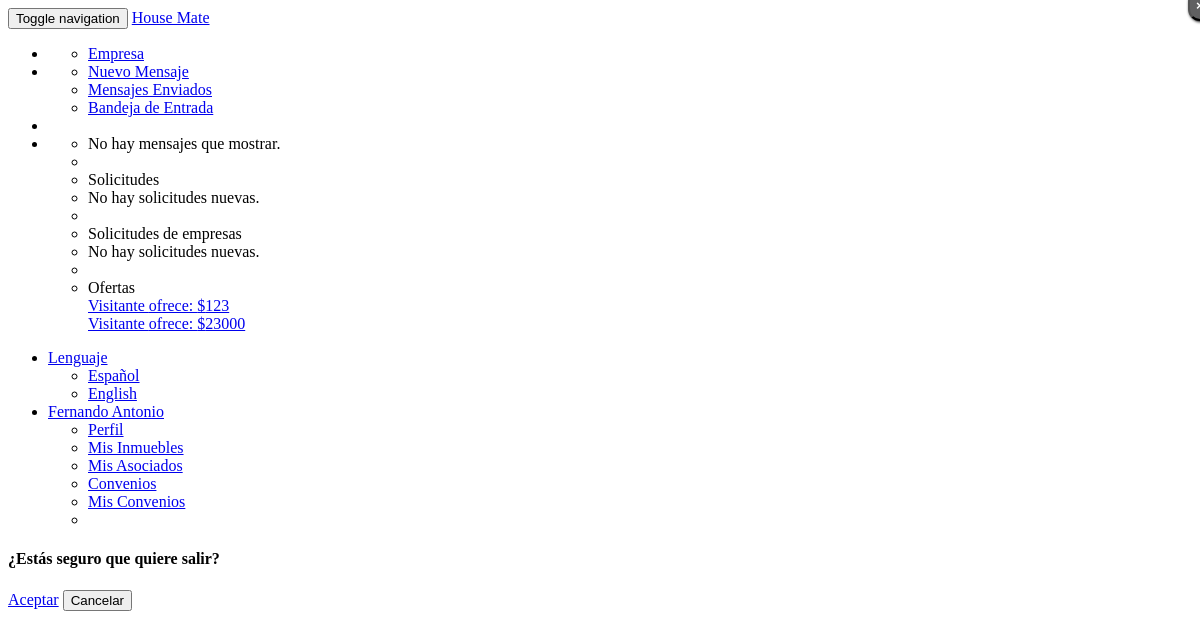
The app's page /HouseMate2_2/Header/barranav6.php (signed in) with its own data.
### tables this page shows
CREATE TABLE IF NOT EXISTS `tbusuario` (
  `idUsuario` varchar(5) NOT NULL DEFAULT '',
  `nombre` varchar(20) DEFAULT NULL,
  `apellido` varchar(20) DEFAULT NULL,
  `fechanac` date NOT NULL,
  `correo` varchar(50) DEFAULT NULL,
  `usuario` varchar(20) DEFAULT NULL,
  `contra` varchar(20) DEFAULT NULL,
  `tipo` int(1) DEFAULT NULL,
  `image` varchar(50) DEFAULT NULL
);

CREATE TABLE IF NOT EXISTS `convenio` (
  `idconvenio` varchar(5) NOT NULL,
  `idinmueble` varchar(5) NOT NULL,
  `idusuario` varchar(5) NOT NULL,
  `oferta` varchar(6) NOT NULL,
  `aprovado1` char(1) NOT NULL,
  `aprovado2` char(1) NOT NULL,
  `fecha_aprobacion` date NOT NULL,
  `fecha_final` date NOT NULL,
  `adelanto` varchar(5) NOT NULL
);

### HouseMate2_2/Call/Lenguaje/Idiomas/langes.php (called while the page is built, shortened)
<?php
$lang = array();
$lang['peritada'] = "Peritada";
$lang['denor'] = "Resultado :";
$lang['Constr'] ="Construcción";
$lang['lot'] = "Terreno";
$lang['lotvalue'] = "Valor de terreno";
$lang['builvalue'] = "Valor construcción";
$lang['VU'] = "Valor unitario";
$lang['FE'] = "Estado de conservación";
$lang['FD'] = "Factor depreciación";
$lang['VNR'] = "Valor neto";
$lang['VNR'] = "Valor neto nuevo";
$lang['FFU'] = "Factor funcionalidad";
$lang['VUR'] = "Vida útil remanente";
$lang['ValuoR'] = "Valuar inmueble";
$lang['Valuo'] = "Valuar";
$lang['agev'] = "Vida útil";
$lang['ages'] = "Age";
$lang['age'] = "Edad de construcción";
$lang['NoTa'] = "Tags normales";
$lang['NoTa2'] = "Tags extras";
$lang['are'] = "Área";
$lang['area1'] = "Área de terreno";
$lang['area2'] = "Área construcción";
$lang['esta1'] = "Nuevo";
$lang['esta2'] = "Bueno";
$lang['esta3'] = "Medio";
$lang['esta4'] = "Regular";
$lang['esta5'] = "Reparaciones sencillas";
$lang['esta6'] = "Reparaciones medias";
$lang['esta7'] = "Reparaciones importantes";
$lang['esta8'] = "Reparaciones cruciales";
$lang['esta9'] = "En desecho";
$lang['esta10'] = "Inrreversible";
$lang['ME'] = "Modifciar empresa";
$lang['Titulo'] = "Título";
$lang['TY'] = "No puedes repetir un título";
$lang['Request'] = "Solicitar";
$lang['Start'] = "Inicio";
$lang['Anuncios'] = "Anuncio";
$lang['UpgradeM'] = "Mejorar";
$lang['accept'] = "Aceptar";
$lang['No'] = "Rechazar";
$lang['mensaje'] = "Mensaje";
$lang['YTE'] = "Ya tiene una empresa";
$lang['TE'] = "Tiene una empresa";
$lang['Need'] = "No tengo cuenta";
$lang['Page_title'] = 'House Mate';
$lang['Cuenta'] = 'Registrarse';
$lang['Acerca'] = 'Acerca de';
$lang['Config'] = 'Configuración';
$lang['Informacion'] = 'Información';
$lang['Solicitud'] = "Solicitud";
$lang['Status'] = "Estado";
$lang['aprovado'] = "Aprovado";
$lang['naprovado'] = "No aprovado";
$lang['compose'] = "Enviar";
$lang['nocuentaop'] = "Para poder acceder a estas funciones debes mejorar tu cuenta";
$lang['Aqui'] = "Aqui!!";
$lang['new-empresa'] = " esta interesado en ti";
?>

### HouseMate2_2/Header/barranav6.php (the view, shortened to what this page needs)
<link href='css/intro.css' rel='stylesheet'/>
<form method="post" >
<nav class="navbar navbar-default navbar-fixed-top">
  <div class="container-fluid">
    <div class="navbar-header">
      <button type="button" class="navbar-toggle collapsed" data-toggle="collapse" data-target="#bs-example-navbar-collapse-1">
        <span class="sr-only">Toggle navigation</span>
      </button>
      <a class="navbar-brand" href="visitantehomepage.php">House Mate</a>
    </div>
    <?php
	include "Call/Lenguaje/lenguaje.php";
          ?>
    <div class="collapse navbar-collapse" id="bs-example-navbar-collapse-1">
      <ul class="nav navbar-nav">
        <li class="dropdown">
			<ul class="dropdown-menu" role="menu">
				<li><a href="Empresa.php"><span class="glyphicon glyphicon-briefcase" aria-hidden="true"></span><?php echo($lang['Empresa']);?></a></li>
			</ul>
        </li>
        <li class="dropdown">
            <ul class="dropdown-menu" role="menu">
              <li><a href="enviar_msj.php"><span class="glyphicon glyphicon-send" aria-hidden="true"></span> <?php echo($lang['msj-nuevo']);?></a></li>
      				<li><a href="enviados.php"><span class="glyphicon glyphicon-chevron-up" aria-hidden="true"></span><?php echo("  ".$lang['msjs-enviados']);?></a></li>
      				<li><a href="recibidos.php"><span class="glyphicon glyphicon-hdd" aria-hidden="true"></span><?php echo("  ".$lang['inbox']);?></a></li>
      			</ul>
        </li>
        <li><a href="quick.php"><span class="glyphicon glyphicon-search" aria-hidden="true"></span></a></li>
        <li class="dropdown">
        <ul class="dropdown-menu" role="menu">
            <?php
                $usuario = $_SESSION['id'];
                $consulta3 = mysql_query("SELECT count(*) as 'mensajes_sin_leer' FROM `mensaje` WHERE destinatario = '$usuario' and estado = '1' and estado2 = '1'");
                    while($row3 = mysql_fetch_array($consulta3)){
            ?>
            <li>
                <?php
                    if($row3['mensajes_sin_leer'] > 0){
                        echo "<a href='recibidos.php' class='btn btn-danger'><span class='badge'>".$row3['mensajes_sin_leer']. "</span>".$lang['msjs']."</a> ";
                    }
                    else{
                        echo "<a>".$lang['no-msjs']."</a>";
                    }
                }
                ?>
            </li>
            <li class="divider"></li>
            <li><span class='glyphicon glyphicon-user'></span><?php echo $lang['solici'];?></li>
            <?php
                $consulta4 = mysql_query("SELECT * FROM asociados WHERE socio2 = '$usuario' and solicitud = '1'");
      if(mysql_num_rows($consulta4) == 0){
                        echo "<li ><a>".$lang['no-mates']."</a></li>";
                }
            ?>
    <li class="divider"></li>
    <li><span class='glyphicon glyphicon-briefcase'></span><?php echo $lang['res-empresa'];?></li>
    <?php
      $foundyou = mysql_query("Select idusuario FROM usuario Where TempId = $usuario");
      while ($row = mysql_fetch_array($foundyou))
      {$idusuario = $row['idusuario'];}
                $consulta6 = mysql_query("SELECT * FROM empresasolicitud WHERE idusuario = '$idusuario' and aprovado2 = '0' and aprovado = '1'");
       if(mysql_num_rows($consulta6) == 0){
                        echo "<li ><a>".$lang['no-mates']."</a></li>";
                }
            ?>
            <li class="divider"></li>
            <li><span class='glyphicon glyphicon-shopping-cart'></span><?php echo $lang['mis-ofertas'];?></li>
            <?php
                $soli1 = mysql_query("SELECT * FROM usuario WHERE TempId = $usuario");
                while($vrow = mysql_fetch_array($soli1)){
                    $Usuario = $vrow['IdUsuario'];
                    $inmueble_con = mysql_query("SELECT * from inmueble WHERE Dueno = '$Usuario'");
                    while($urow = mysql_fetch_array($inmueble_con)){
                        $idinmueble = $urow['IdInmueble'];
                        $convenio_con = mysql_query("SELECT * FROM convenio WHERE aprovado2 != '1' and idinmueble ='$idinmueble'");
                        while($drow = mysql_fetch_array($convenio_con)){
                            $ofertor_con = mysql_query("SELECT * FROM tbusuario WHERE IdUsuario ='".$drow['idusuario']."'");
                            while($orow = mysql_fetch_array($ofertor_con)){
                                echo "<a href='mis_convenios.php'>".$orow['usuario'].$lang['ofrecen']."$".$drow['oferta']."</a><br>";
                            }
                        }
                    }
                }
            ?>
        </ul>
        </li>
      </ul>
      <ul class="nav navbar-nav navbar-right">
          <li class="dropdown">
            <a href="#" class="dropdown-toggle" data-toggle="dropdown" role="button" aria-expanded="false"><?php echo($lang['Idioma']);?><span class="caret"></span></a>
            <ul class="dropdown-menu" role="menu">
                <li><a href="<?php require ("urllen/lenstat.php")?>?lang=es">Espa&ntilde;ol</a></li>
                <li><a href="<?php require ("urllen/lenstat.php")?>?lang=en">English</a></li>
            </ul>
        </li>
          <li class="dropdown">
                <a href="#" class="dropdown-toggle" data-toggle="dropdown" role="button" aria-expanded="false"><?php include ('namae.php') ?> </a>
                <ul class="dropdown-menu" role="menu">
                    <li><a href="perfil_admin.php"><?php echo($lang['Perfil']);?></a></li>
					<li><a href='mis_inmuebles.php?Dueno=<?php echo $usuario; ?>'><?php echo($lang['mis-inmuebles']);?></a></li>
					<li><a href="mis_asociados.php?socio1=<?php echo $usuario; ?>"><?php echo($lang['mis-socios']);?></a></li>
                    <li><a href='convenios.php?idusuario=<?php echo $usuario; ?>'><?php echo($lang['convenio']);?></a></li>
                    <li><a href='mis_convenios.php?idusuario=<?php echo $usuario; ?>'><?php echo($lang['mis-convenios']);?></a></li>
					<li><a type="button" class="btn-danger blanco-letra" data-toggle="modal" data-target="#myModal"><span class='glyphicon glyphicon-off danger'></span><?php echo($lang['Cerrar-Sesion']);?></a></li>
                </ul>
          </li>
      </ul>
    </div>
  </div>
</nav>
<div id="myModal" class="modal fade darkness">
  <div class='modal-dialog smmodal'>
    <div class='modal-content'>
      <div class='panel-footer'>
        <button type="button" class="close" data-dismiss="modal" aria-hidden="true">×</button>
        <h4 class="modal-title"><?php echo $lang['yousure']; ?></h4>
      </div>
      <div class="modal-body">
        <div class="row">
				<a id="white" href="Call/Funciones/Destroy.php" class="btn btn-primary"><?php echo($lang['Salir']); ?></a>
				<button type="button" class="btn btn-default" data-dismiss="modal"><?php echo($lang['Aceptar']); ?></button>
				</div>
        </div>
      </div>
    </div>
  </div>
</form>

### HouseMate2_2/css/intro.css (style rules this page uses)
.blanco-letra { color: white; }
.close { background: #606061; color: #FFFFFF; line-height: 25px; position: absolute; right: -12px; text-align: center; top: -10px; width: 24px; text-decoration: none; font-weight: bold; -webkit-border-radius: 12px; -moz-border-radius: 12px; border-radius: 12px; -moz-box-shadow: 1px 1px 3px #000; -webkit-box-shadow: 1px 1px 3px #000; box-shadow: 1px 1px 3px #000; }

### records on screen
convenio: oferta "123"
tbusuario: usuario "Visitante"
convenio: oferta "23000"

### other values on screen
$lang['Empresa'] "Empresa"
$lang['msj-nuevo'] "Nuevo Mensaje"
$lang['msjs-enviados'] "Mensajes Enviados"
$lang['inbox'] "Bandeja de Entrada"
$lang['solici'] "Solicitudes"
$lang['no-mates'] "No hay solicitudes nuevas."
$lang['res-empresa'] "Solicitudes de empresas"
$lang['mis-ofertas'] "Ofertas"
$lang['Idioma'] "Lenguaje"
$_SESSION['user'] "Fernando Antonio"
$lang['Perfil'] "Perfil"
$lang['mis-inmuebles'] "Mis Inmuebles"
$lang['mis-socios'] "Mis Asociados"
$lang['convenio'] "Convenios"
$lang['mis-convenios'] "Mis Convenios"
